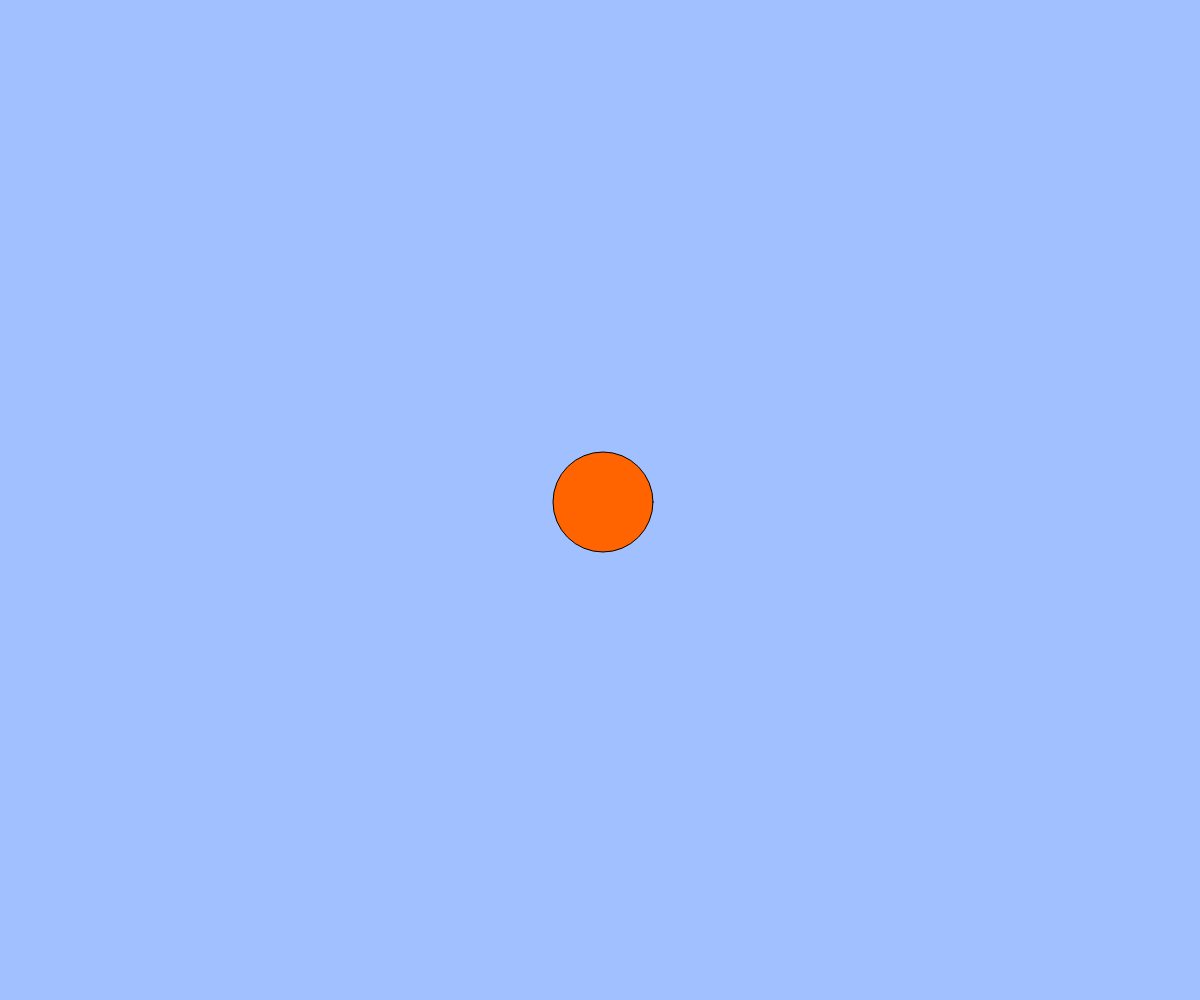
Frame 1 (no input)
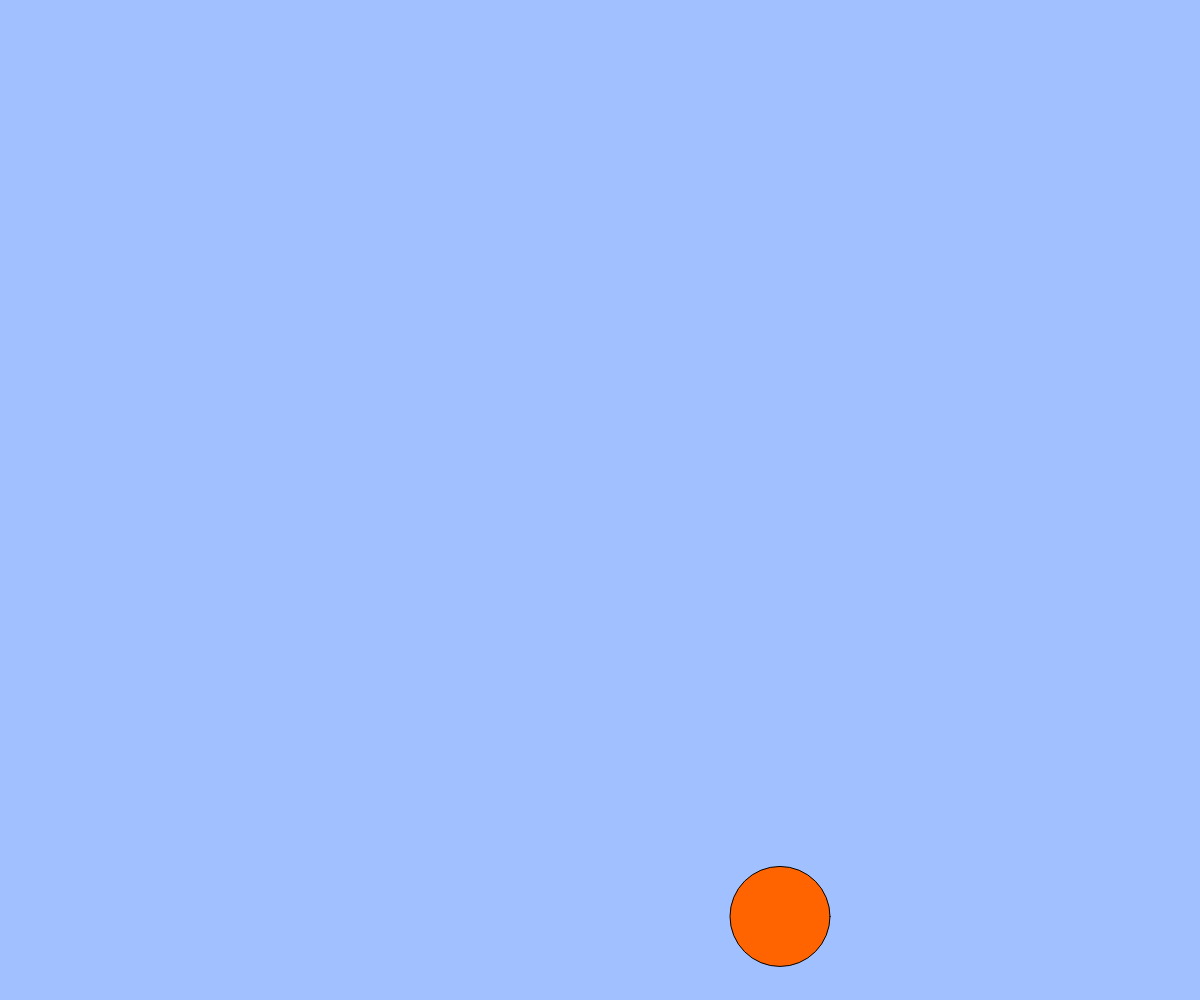
Frame 60 (no input)
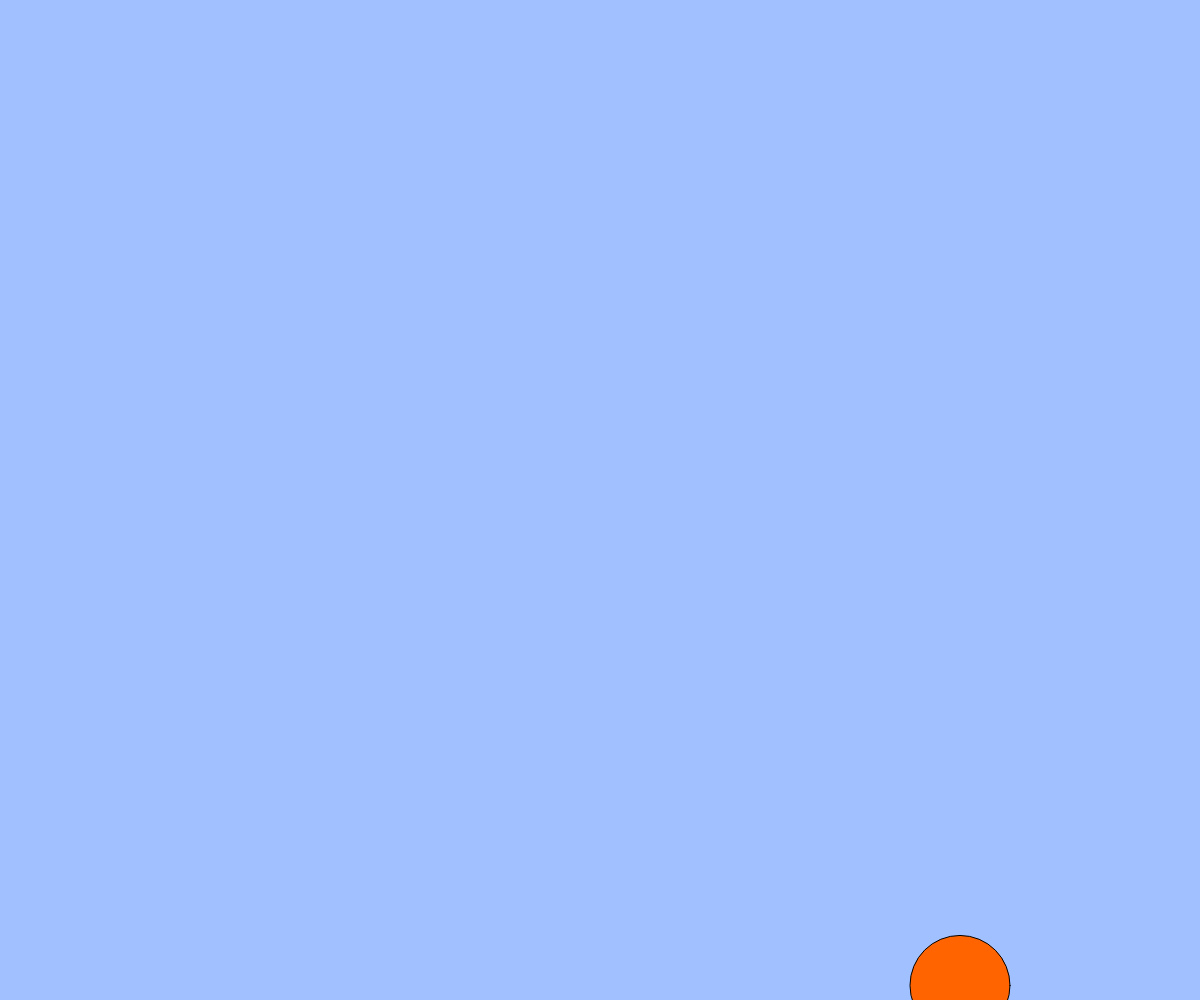
Frame 120 (the mouse pressed at the canvas centre since frame 60)

The p5.js sketch that drew these frames (run headless with seeded random() and noise() and a simulated clock; from frame 60 on, the mouse is pressed at the canvas centre):

// p5.js sketch
// ── sketch.js
// 最終課題を制作しよう
//動き回るターゲットをクリックすればクリアになるゲーム

let x, y, i;
let vx, vy;
let g = 1;
let touched;

function setup() {
  createCanvas(windowWidth, windowHeight);
  x = width / 2;
  y = height / 2;
  vx = 3;
  vy = 2;
  touched = false;
  textAlign(CENTER, CENTER);
}


function windowResized() {
  resizeCanvas(windowWidth, windowHeight);
}


//ボールに触ったという条件の設定
function mousePressed() {
  touched = dist(mouseX, mouseY, x, y) < 55
}



function draw() {
  background(160, 192, 255);
  const size = height * 0.1;

  //ゲームクリア表示
  if (touched) {
    for (i = 0; i < 1000; i++) {
      noFill();
      stroke(248, 180, 0);
      strokeWeight(3);
      ellipse((windowWidth) / 2, (windowHeight) / 2, i * 10, i * 10);
    }
    noStroke();
    fill(255);
    textSize(200);
    text("Clear!", (windowWidth) / 2, (windowHeight) / 2);
    return;　//以降の処理を無効化
  }

//Aを押すことでボールが加速し、難易度アップ
  if (keyIsDown("A".charCodeAt(0))) {
    if (vx > 0) { vx = 20; }
    else { vx = -20; }
  }
  else{
    if (vx > 0) { vx = 3; }
    else { vx = -3; }
  }

  //制限
  vx = constrain(vx, -20, 20);
  vy = constrain(vy, -35, 20);
  x = constrain(x, 0, windowWidth);
  y = constrain(y, 0, windowHeight);

  //運動の規則
  x += vx;
  y += vy;
  vy += g;

  //画面端での跳ね返り処理
  if (x < 0 || x > width) { vx = -1 * vx; }

  //バウンドの強さをランダム化
  if (y > windowHeight) {
    vy = (random(-30, -10));
  }

//ターゲットを描く
  fill(255, 100, 0);
  ellipse(x, y, size, size);





}
